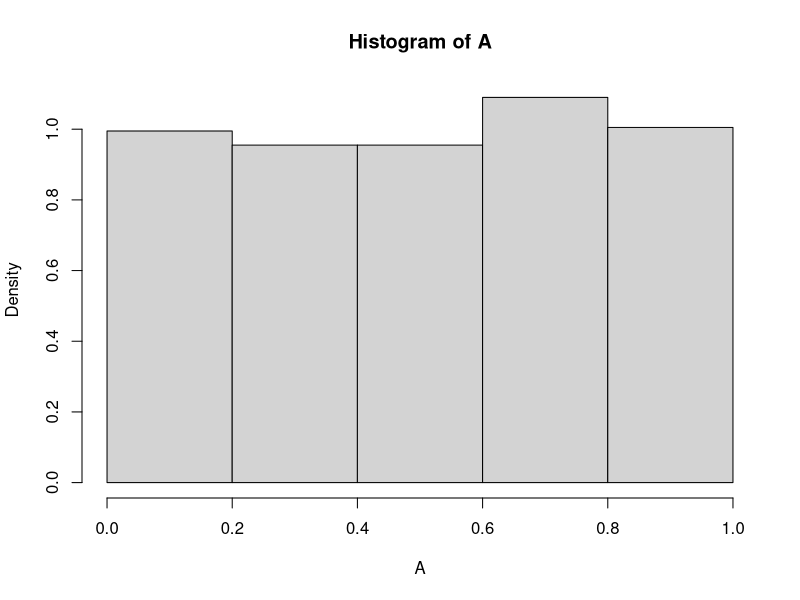
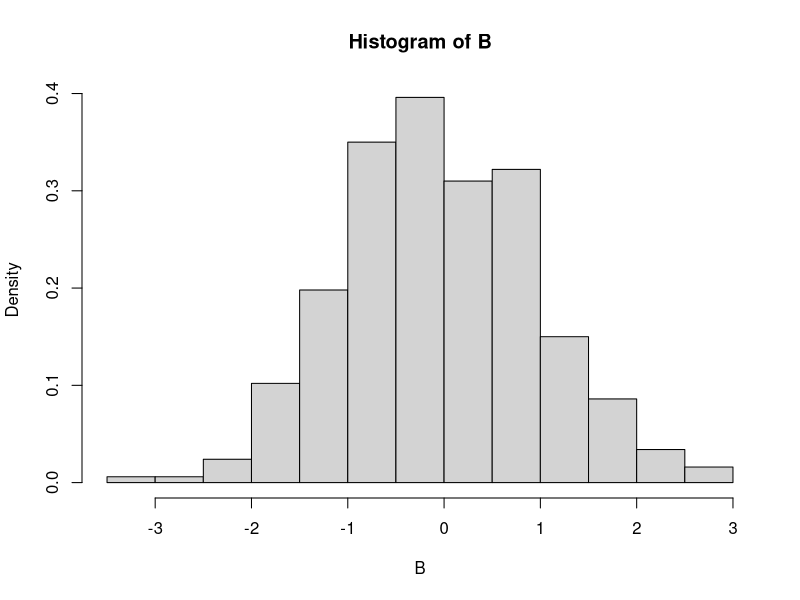
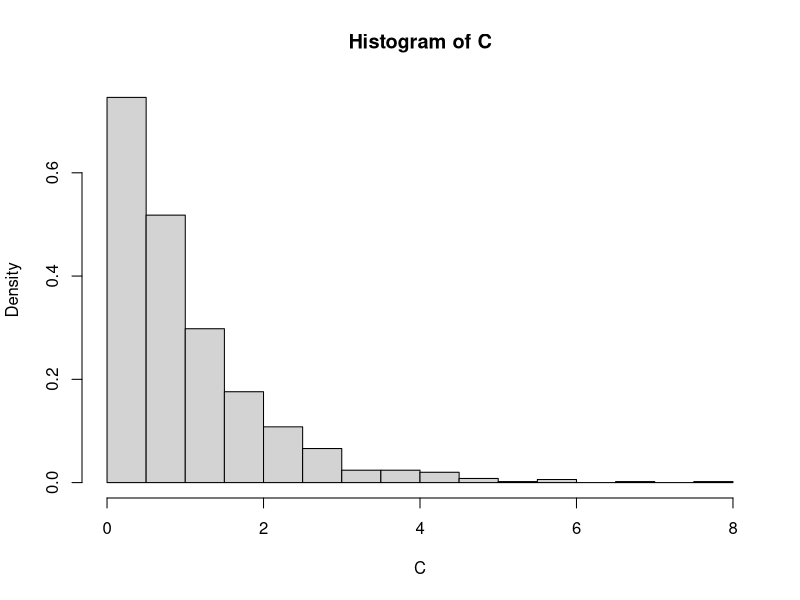
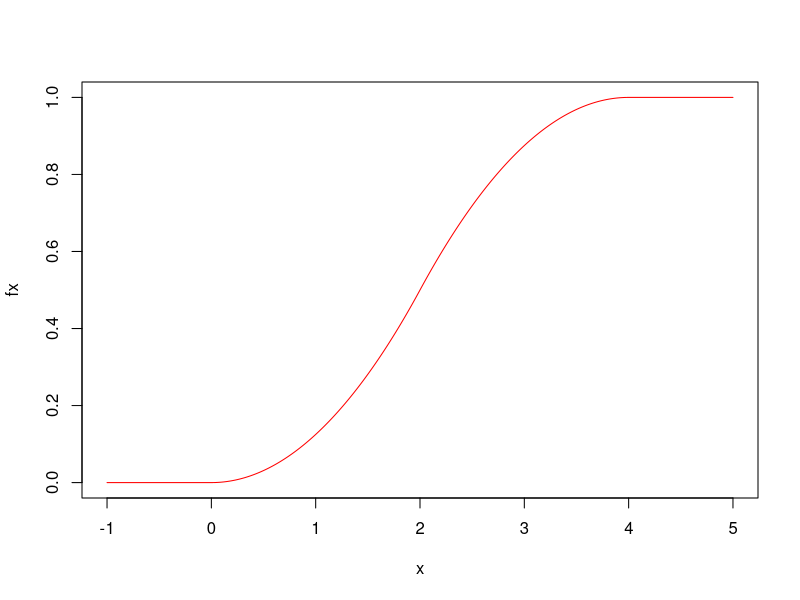
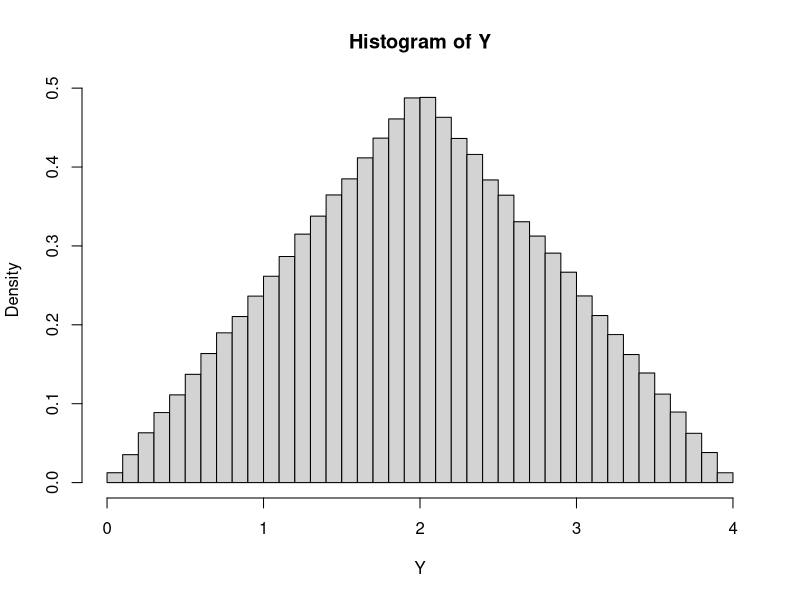
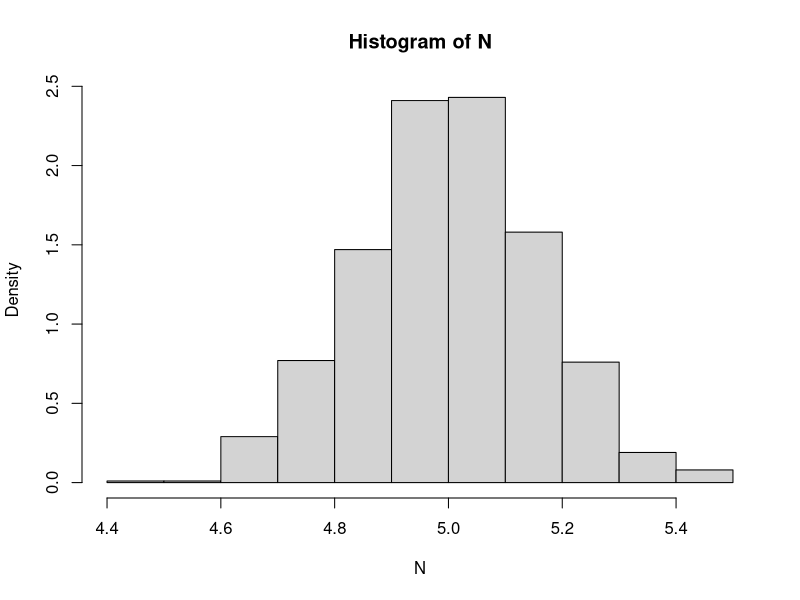
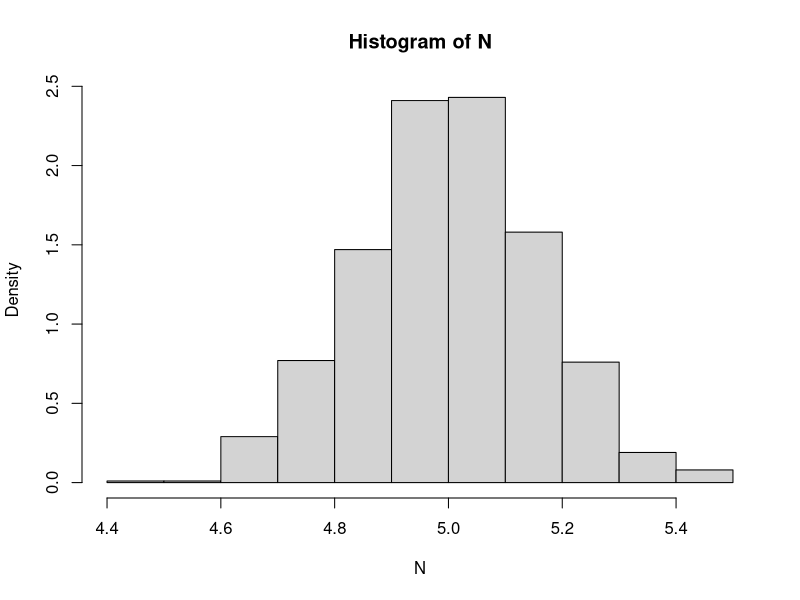

The R script that drew these images, in order:
# Title     : Class 1 and 2
# Objective : TODO
# Created by: carloscaro
# Created on: 2020-11-04

# Class 1
####################
A = runif(1000)
H = hist(A, breaks = c(0,0.2,0.4,0.6,0.8,1), freq = FALSE)
H$counts
max(A)
min(A)
# The area in the density is always equal to 1
# The density histogram allows us to identify the family distribution

# Creating a dataset with normal distribution
B = rnorm(1000)
hist(B, freq = FALSE)

# Creating a dataset with exponential distribution
C = rexp(1000)
hist(C, freq = FALSE)

# In terminal, we can check and set the working directory with getwd() and setwd()

# Class 2
####################
A = read.table('data1.txt')
table(A)

# From class problem
x = seq(-1,5, 0.01)
fx = 0*(x<0)+x^2/8*(x>=0)*(x<2)+(-x^2/8+x-1)*(x>=2)*(x<4)+1*(x>=4)
plot(x,fx,type='l',col='red')

u = runif(500000)
Y = (8*u)^0.5*(u<=0.5)+(4-(8-8*u)^0.5)*(u>1/2)
min(Y)
max(Y)
hist(Y, freq = FALSE, breaks = 50)

qt(0.9,12)
qt(0.995, 12)
qt(0.505, 12)

# Class 4
####################
mu = 2
sig2 = 1.7
n = 500
alpha = 0.05
# Creating the 500 observations with the parameters
A = rnorm(n, mu, sqrt(sig2))

# Computing the confidence interval without assuming that we know mu or sigma2
lowerbound = mean(A) - var(A)/sqrt(n) * qt(1-alpha/2,n-1)
upperbound = mean(A) + var(A)/sqrt(n) * qt(1-alpha/2,n-1)
c(lowerbound, upperbound)
# This is applying the formula from page 30 (Class 4 - Whiteboard PDF)

visual <- function(k, n, mu, sig2)
{
  M = matrix(data = 0, ncol = 2, nrow = k)
  for (i in 1:k)
  {
    A = rnorm(n, mu, sqrt(sig2))
    lowerbound = mean(A) - var(A)/sqrt(n) * qt(1-alpha/2,n-1)
    upperbound = mean(A) + var(A)/sqrt(n) * qt(1-alpha/2,n-1)
    M[i,1] = lowerbound
    M[i,2] = upperbound
  }
  N = sum((M[,2]<2) + (M[,1]>2))
  visual = list(interval = M, count = N)
}

Z = visual(500000, n, mu, sig2)
Z$count

# Exercise from class 2
# Matrix with 200 columns and 1,000 rows with data from a Poisson
# distribution with lambda 5
Matrix = matrix(data=rpois(200*1000,5),ncol=200)

# Calculating the empirical mean row by row. This means that N is composed of
# 1,000 observations of lambdahat_(n,2)
N = apply(Matrix, 1, mean)

# Histogram of N
H = hist(N, freq = FALSE)
# The distrigution looks like a Gaussian. This is expected thanks to the
# Central Limit Theorem

# Values that determine the classes
limits = H$breaks
# Smallest limit of classes
xmin = min(limits)
# Biggest limit of classes
xmax = max(limits)
x = seq(xmin, xmax, 0.01)
y = dnorm(x, 5, sqrt(5))
ymax = max(y, H$density)
hist(N, freq = FALSE, xlim = c(xmin, xmax), ylim = c())
